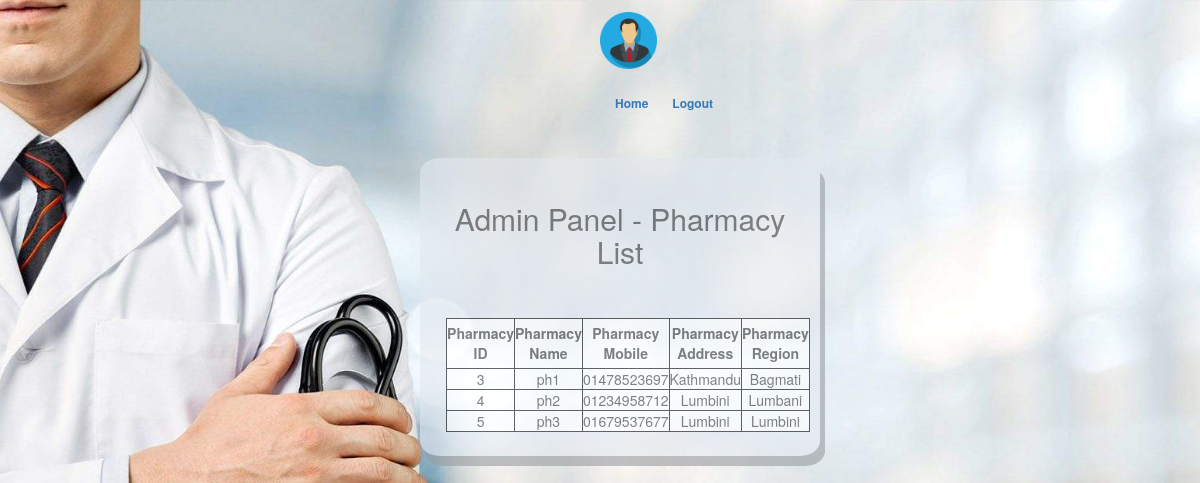
The app's page /adpharlist.php with its own data.
### tables this page shows
CREATE TABLE `pharmacy` (
  `pId` int(11) NOT NULL,
  `pName` varchar(40) NOT NULL,
  `phMobile` varchar(40) NOT NULL,
  `phAddress` varchar(40) NOT NULL,
  `pRegion` varchar(40) NOT NULL
);

### adpharlist.php (the view, shortened to what this page needs)
<!DOCTYPE html>
<html class="no-js">
<html lang="en-US">
<head>
    <link rel="stylesheet" type="text/css" href="css/font-awesome.min.css" media="all" />
    <link rel="stylesheet" type="text/css" href="css/normalize.css" media="all" />
    <link rel="stylesheet" type="text/css" href="css/bootstrap.css" media="all" />
    <link rel="stylesheet" type="text/css" href="style.css" media="all" />
</head>
<body class="login">
    <div class="header-area">
        <div class="header-top">
            <div class="container">
                <a href="#"><img src="img/admin.png" style="max-height: 5%;max-width: 5%;margin-left: 50%;opacity:1.0;"></a>
                <div class="menu col-md-5" style="margin-left: 20%;margin-top: 2%">
                    <ul class="list-unstyled list-inline pull-right">
                        <li><a href="adminhome.php">Home</a></li>
						<li><a href="logout.php">Logout</a></li>
                    </ul>
                </div>
            </div>
        </div>
    </div>
    <div class="main-area">
        <div class="login">
            <form class="col-md-4 col-sm-offset-4 text-center" style="margin: 2%;background-color: #e3e8ef;border: 1px #e3e8ef;border-radius: 5%; opacity:0.6;filter: alpha(opacity=60);text-align: center;margin-left: 35%;padding-top: 2%;padding-bottom: 2%;box-shadow: 5px 10px #989ba0;">
                <h2>Admin Panel - Pharmacy List</h2>
                <br>
                <br>
                <table style="background:white;border:1px solid black;" class="text-center">
                <thead>
                    <tr style="padding-left: 10px;">
                        <th style="border:1px solid black">Pharmacy ID</th>
                        <th style="border:1px solid black">Pharmacy Name</th>
                        <th style="border:1px solid black">Pharmacy Mobile</th>
                        <th style="border:1px solid black">Pharmacy Address</th>
                        <th style="border:1px solid black">Pharmacy Region</th>
                    </tr>
                </thead>
                <tbody>
                    <?php
                    $con=mysqli_connect("localhost","root","");
                    mysqli_select_db($con,'medicineguide');
                        $resul = mysqli_query($con,"SELECT * FROM pharmacy;") or die("Failed to fetch".mysql_error());
                    while( $row = mysqli_fetch_assoc( $resul) ){
                                    echo "<tr><td>{$row['pId']}</td><td>{$row['pName']}</td><td>{$row['phMobile']}</td><td>{$row['phAddress']}</td><td>{$row['pRegion']}</td></tr>\n";
                                        }
                    ?>
                  </tbody>
                </table>
            </form>
            <br>
        </div>
    </div>
</body>
</html>

### style.css (style rules this page uses)
.header-top { padding: 1%; }
.menu { margin-left: 150px; }
.menu a { text-decoration: none; font-weight: bold; margin-left: 10px; }
.login { background: url(images/13.jpg) no-repeat center center fixed; -webkit-background-size: cover; -moz-background-size: cover; -o-background-size: cover; background-size: cover; }
.login a { font-size: 12px; line-height: 0; }
table, td, th { border: 1px solid black; text-align: center; }
table { border-collapse: collapse; width: 90%; margin-left: 3%; }
th { height: 50px; text-align: center; }

### adpharlist.php (style rules this page uses)
html { background: url(images/13.jpg) no-repeat center center fixed; -webkit-background-size: cover; -moz-background-size: cover; -o-background-size: cover; background-size: cover; }

### records on screen
pharmacy: pId "3", pName "ph1", phMobile "01478523697", phAddress "Kathmandu", pRegion "Bagmati"
pharmacy: pId "4", pName "ph2", phMobile "01234958712", phAddress "Lumbini", pRegion "Lumbani"
pharmacy: pId "5", pName "ph3", phMobile "01679537677", phAddress "Lumbini", pRegion "Lumbini"
